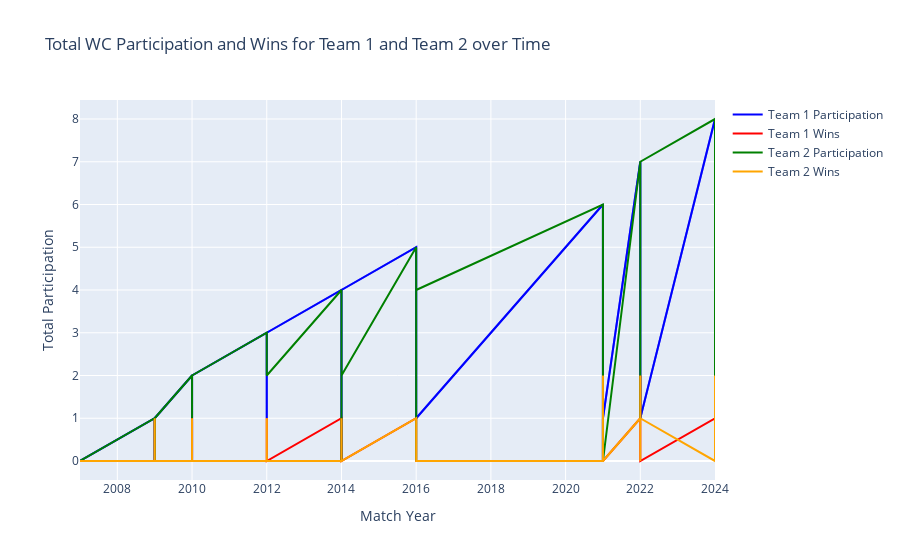

This figure's notebook cell:
### Code cell
import pandas as pd
import plotly.express as px

# Ensure that 'Match Year' exists by extracting the year from 'Match Date' or similar date column
if 'Match Year' not in wc_final_data_df.columns:
    wc_final_data_df['Match Year'] = pd.to_datetime(wc_final_data_df['Match Date'], errors='coerce').dt.year  # Adjust based on actual date column

# Step 1: Create DataFrames that hold participation and wins for Team 1 and Team 2
team1_stats = pd.DataFrame({
    'Match Year': wc_final_data_df['Match Year'],  # Using 'Match Year' as the x-axis
    'Total Participation': wc_final_data_df['Team1 Total WCs participated'],
    'Total Wins': wc_final_data_df['Team1 Total WCs won']
})

team2_stats = pd.DataFrame({
    'Match Year': wc_final_data_df['Match Year'],  # Using 'Match Year' as the x-axis
    'Total Participation': wc_final_data_df['Team2 Total WCs participated'],
    'Total Wins': wc_final_data_df['Team2 Total WCs won']
})

# Step 2: Create the line plot for both Team 1 and Team 2 with four different colors
fig = px.line(team1_stats, 
              x='Match Year', 
              y='Total Participation', 
              title='Total WC Participation and Wins for Team 1 and Team 2 over Time',
              labels={'value': 'Count', 'Match Year': 'Match Year'}, 
              template='plotly')

# Add lines for each metric with different colors
fig.add_scatter(x=team1_stats['Match Year'], y=team1_stats['Total Participation'], mode='lines', name='Team 1 Participation', line=dict(color='blue'))
fig.add_scatter(x=team1_stats['Match Year'], y=team1_stats['Total Wins'], mode='lines', name='Team 1 Wins', line=dict(color='red'))

fig.add_scatter(x=team2_stats['Match Year'], y=team2_stats['Total Participation'], mode='lines', name='Team 2 Participation', line=dict(color='green'))
fig.add_scatter(x=team2_stats['Match Year'], y=team2_stats['Total Wins'], mode='lines', name='Team 2 Wins', line=dict(color='orange'))

# Step 3: Customize the layout

### Figure 1 — Plotly figure (JSON) as saved in the notebook; plotly's stock layout.template omitted (floating-point values rounded to 4 significant figures; data arrays with more than 128 entries replaced by an {"elided": "..."} marker saying what was removed)
{"data": [{"hovertemplate": "Match Year=%{x}<br>Total Participation=%{y}<extra></extra>", "legendgroup": "", "line": {"color": "#636efa", "dash": "solid"}, "marker": {"symbol": "circle"}, "mode": "lines", "name": "", "orientation": "v", "showlegend": false, "type": "scatter", "visible": true, "x": {"elided": "317 int values"}, "xaxis": "x", "y": {"elided": "317 int values"}, "yaxis": "y"}, {"line": {"color": "blue"}, "mode": "lines", "name": "Team 1 Participation", "type": "scatter", "visible": true, "x": {"elided": "317 int values"}, "y": {"elided": "317 int values"}}, {"line": {"color": "red"}, "mode": "lines", "name": "Team 1 Wins", "type": "scatter", "visible": true, "x": {"elided": "317 int values"}, "y": {"elided": "317 int values"}}, {"line": {"color": "green"}, "mode": "lines", "name": "Team 2 Participation", "type": "scatter", "visible": true, "x": {"elided": "317 int values"}, "y": {"elided": "317 int values"}}, {"line": {"color": "orange"}, "mode": "lines", "name": "Team 2 Wins", "type": "scatter", "visible": true, "x": {"elided": "317 int values"}, "y": {"elided": "317 int values"}}], "layout": {"autosize": true, "legend": {"tracegroupgap": 0}, "title": {"text": "Total WC Participation and Wins for Team 1 and Team 2 over Time"}, "xaxis": {"anchor": "y", "autorange": true, "domain": [0, 1], "range": [2007, 2024], "title": {"text": "Match Year"}, "type": "linear"}, "yaxis": {"anchor": "x", "autorange": true, "domain": [0, 1], "range": [-0.4444, 8.444], "title": {"text": "Total Participation"}, "type": "linear"}}}
